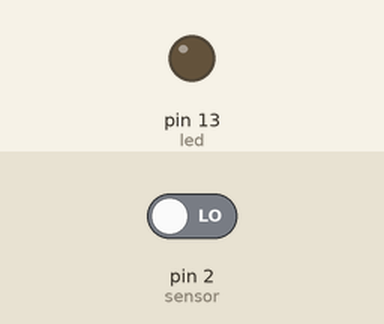
This sketch was run on a simulated Arduino Uno, built with avr-gcc and run on an emulated ATmega328P. On the bench: output pins drawn as LEDs (lit = HIGH). The test bench sets the inputs (shaded band); at power-on: pin 2 (sensor) LOW.

Above: at 1.2 s.
1.3 s: pin 2 (sensor) driven HIGH
At 2.3 s:
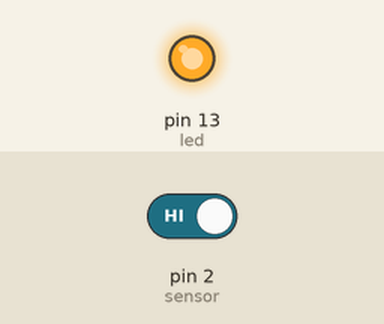
2.8 s: pin 2 (sensor) driven LOW
At 3.5 s:
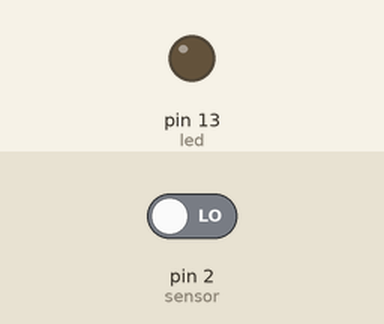
Timing chart, 0 to 5.8 s (numbered marks = the images above; inputs shaded):
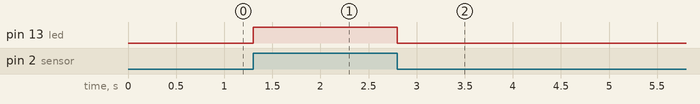

The sketch:

sensor_basic.ino
```cpp
/*
  sensor_basic
  reads from the motion sensor and lights up LED when detects motion
  from http://arduinobasics.blogspot.com/search/label/HC-SR501
 */

// Pin 13 is our LED
// Pin 2 is the motion sensor
int led = 13;
int sensor = 2;

// the setup routine runs once when you press reset:
void setup() {
  // initialize the digital pin as an output and motion as input
  pinMode(led, OUTPUT);
  pinMode(sensor, INPUT);
}

// the loop routine runs over and over again forever:
// LED on when sensor high, y vice versa
void loop() {
  digitalWrite(led, digitalRead(sensor));
  delay(100);
}
```

Measured:
- after the input at 1.3 s, pin 13 (led): LOW → HIGH at once
- after the input at 2.8 s, pin 13 (led): HIGH → LOW at once
